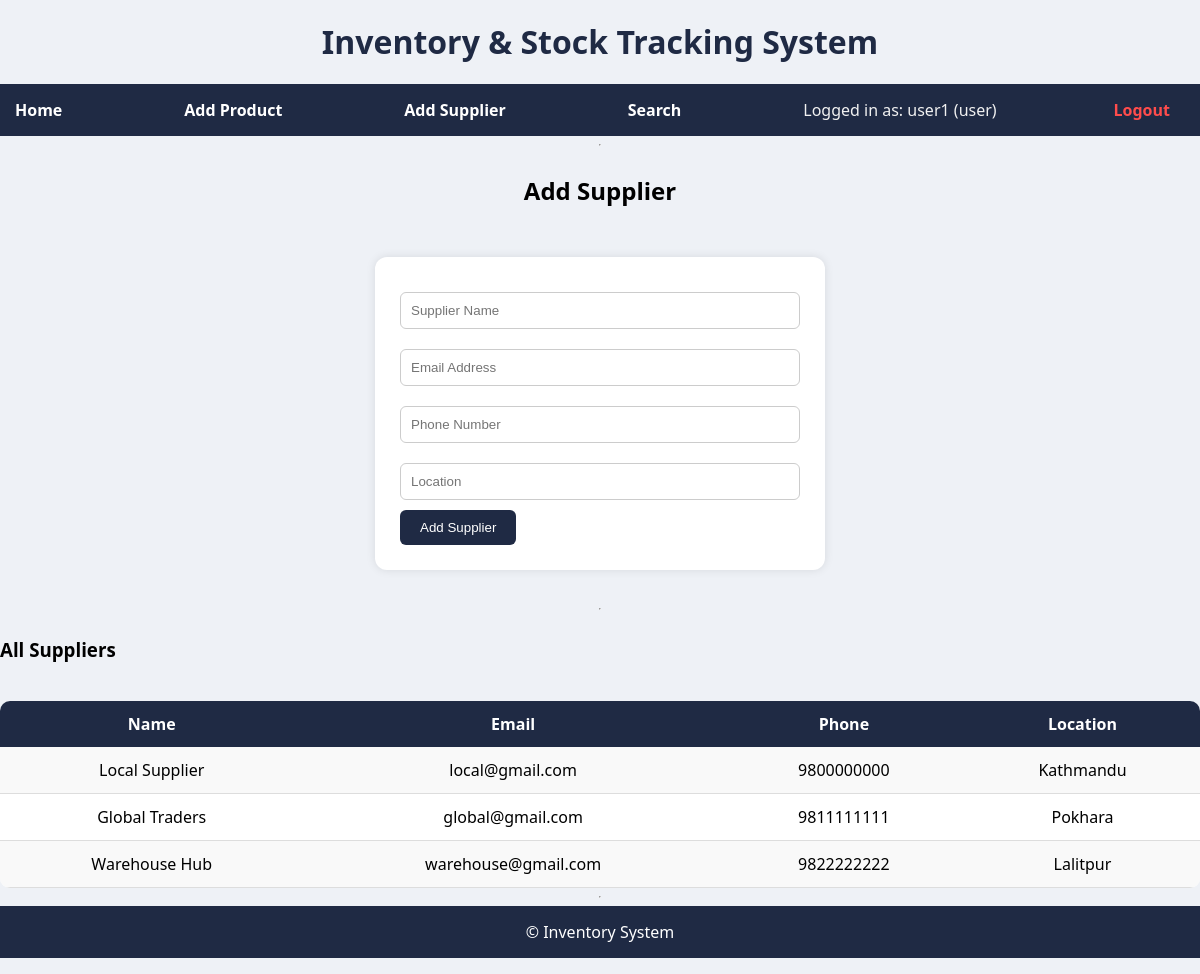
The app's page /add_supplier.php (signed in) with its own data.
### tables this page shows
CREATE TABLE suppliers (
    id INT AUTO_INCREMENT PRIMARY KEY,
    name VARCHAR(100) NOT NULL,
    email VARCHAR(100),
    phone VARCHAR(50),
    location VARCHAR(100)
);

### public/add_supplier.php (the view, shortened to what this page needs)
<?php
include("../config/db.php");
include("../includes/header.php");
?>
<h2>Add Supplier</h2>
<form method="post">
    <input type="text" name="name" placeholder="Supplier Name" required>
    <input type="email" name="email" placeholder="Email Address" required>
    <input type="text" name="phone" placeholder="Phone Number" required>
    <input type="text" name="location" placeholder="Location" required>
    <button>Add Supplier</button>
</form>
<hr>
<h3>All Suppliers</h3>
<table>
<tr>
    <th>Name</th>
    <th>Email</th>
    <th>Phone</th>
    <th>Location</th>
</tr>
<?php
$result = $conn->query("SELECT * FROM suppliers");
while ($row = $result->fetch_assoc()):
?>
<tr>
    <td><?= $row['name'] ?></td>
    <td><?= $row['email'] ?></td>
    <td><?= $row['phone'] ?></td>
    <td><?= $row['location'] ?></td>
</tr>
<?php endwhile; ?>
</table>
<?php include("../includes/footer.php"); ?>

### assets/css/style.css (style rules this page uses)
* { box-sizing: border-box; }
body { margin: 0; font-family: 'Segoe UI', Arial, sans-serif; background: #eef1f6; display: flex; flex-direction: column; min-height: 100vh; }
table { width: 100%; background: white; border-collapse: collapse; margin-top: 20px; border-radius: 10px; overflow: hidden; }
th { background: #1f2a44; color: white; padding: 12px; }
td { padding: 12px; border-bottom: 1px solid #ddd; text-align: center; }
tr:nth-child(even) { background: #f9f9f9; }
form { width: 450px; margin: 30px auto; background: white; padding: 25px; border-radius: 12px; box-shadow: 0 0 10px rgba(0,0,0,0.1); }
input, select { width: 100%; padding: 10px; margin: 10px 0; border: 1px solid #ccc; border-radius: 6px; }
button { padding: 10px 20px; border: none; background: #1f2a44; color: white; border-radius: 6px; cursor: pointer; }
h2 { text-align: center; }

### records on screen
suppliers: name "Local Supplier", email "local@gmail.com", phone "9800000000", location "Kathmandu"
suppliers: name "Global Traders", email "global@gmail.com", phone "9811111111", location "Pokhara"
suppliers: name "Warehouse Hub", email "warehouse@gmail.com", phone "9822222222", location "Lalitpur"

### other values on screen
$_SESSION['user'] "user1"
$_SESSION['role'] "user"
